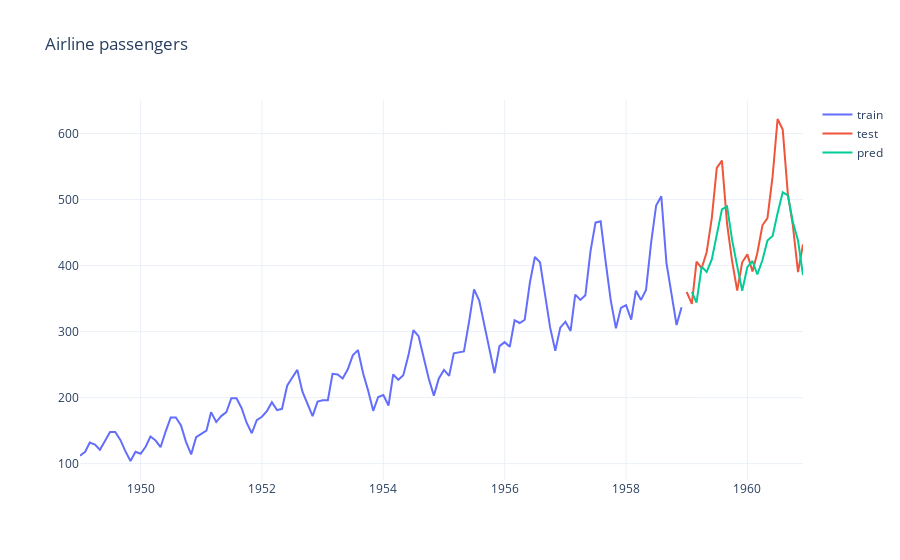

The notebook cell saved with this chart:
### Code cell
fig = go.Figure()
fig.add_trace(go.Scatter(x=train_data["Month"], y=train_data["Passengers"], name="train", mode="lines"))
fig.add_trace(go.Scatter(x=test_data["Month"], y=test_data["Passengers"], name="test", mode="lines"))
fig.add_trace(go.Scatter(x=test_data["Month"][1:], y=test_outputs.flatten(), name="pred", mode="lines"))
fig.update_layout(title="Airline passengers")
